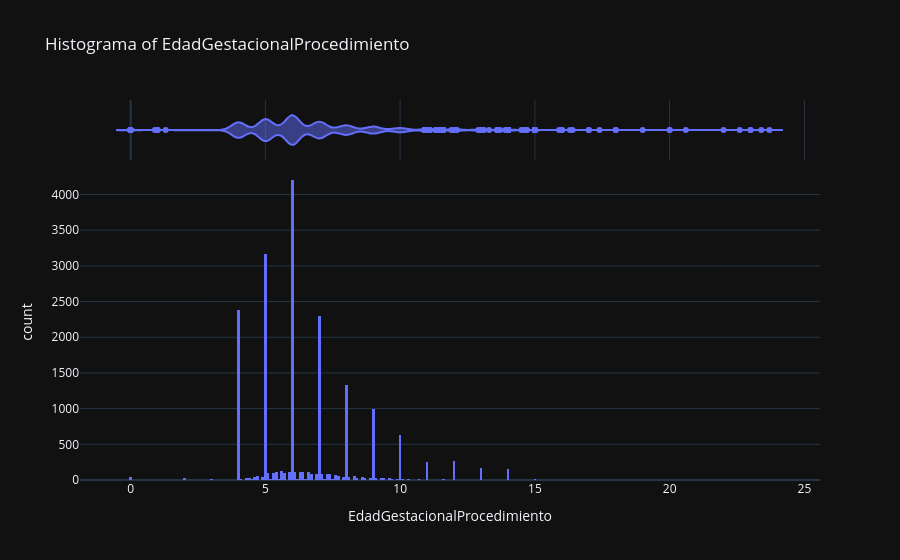
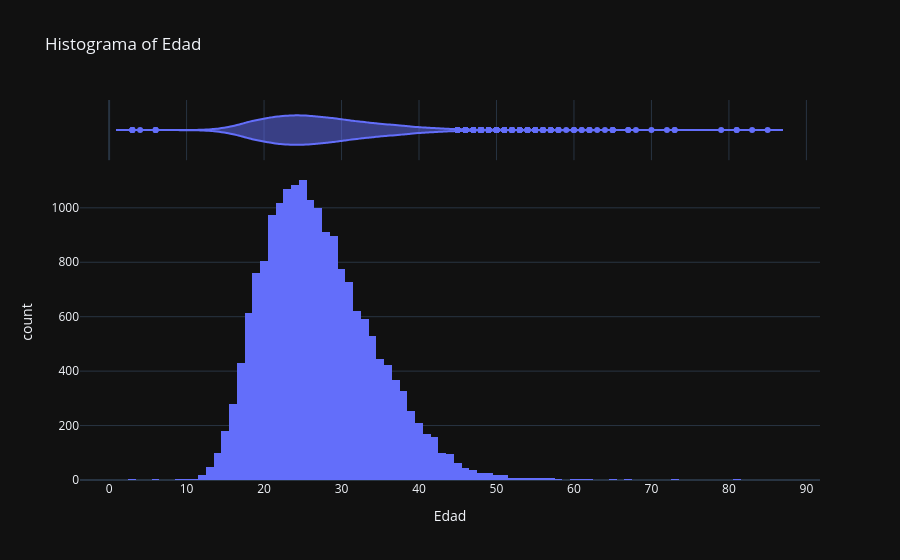
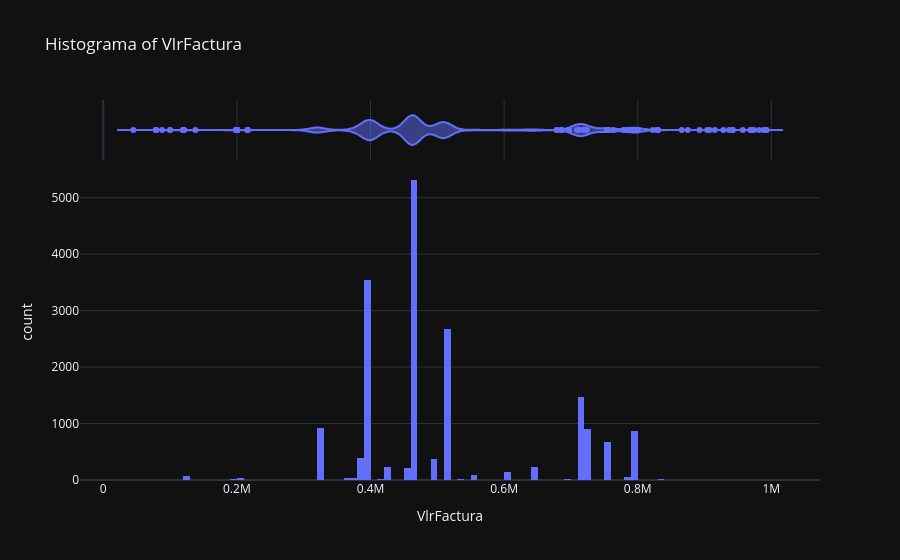

Notebook code for these charts, in order:
### Code cell
columns = ['EdadGestacionalProcedimiento','Edad','VlrFactura']

for column in columns:
    fig = px.histogram(df_mac,column, title=f'Histograma of {column}', marginal= 'violin')
    fig.show()

### Figure 1 — Plotly figure (JSON) as saved in the notebook; plotly's stock layout.template omitted (floating-point values rounded to 4 significant figures; data arrays with more than 128 entries replaced by an {"elided": "..."} marker saying what was removed)
{"data": [{"bingroup": "x", "hovertemplate": "EdadGestacionalProcedimiento=%{x}<br>count=%{y}<extra></extra>", "legendgroup": "", "marker": {"color": "#636efa", "pattern": {"shape": ""}}, "name": "", "orientation": "v", "showlegend": false, "type": "histogram", "x": {"elided": "18429 float values"}, "xaxis": "x", "yaxis": "y"}, {"hovertemplate": "EdadGestacionalProcedimiento=%{x}<extra></extra>", "legendgroup": "", "marker": {"color": "#636efa"}, "name": "", "scalegroup": "x", "showlegend": false, "type": "violin", "x": {"elided": "18429 float values"}, "xaxis": "x2", "yaxis": "y2"}], "layout": {"barmode": "relative", "legend": {"tracegroupgap": 0}, "title": {"text": "Histograma of EdadGestacionalProcedimiento"}, "xaxis": {"anchor": "y", "domain": [0, 1], "title": {"text": "EdadGestacionalProcedimiento"}}, "xaxis2": {"anchor": "y2", "domain": [0, 1], "matches": "x", "showgrid": true, "showticklabels": false}, "yaxis": {"anchor": "x", "domain": [0, 0.8316], "title": {"text": "count"}}, "yaxis2": {"anchor": "x2", "domain": [0.8416, 1], "matches": "y2", "showgrid": false, "showline": false, "showticklabels": false, "ticks": ""}}}

### Figure 2 — Plotly figure (JSON) as saved in the notebook; plotly's stock layout.template omitted (floating-point values rounded to 4 significant figures; data arrays with more than 128 entries replaced by an {"elided": "..."} marker saying what was removed)
{"data": [{"bingroup": "x", "hovertemplate": "Edad=%{x}<br>count=%{y}<extra></extra>", "legendgroup": "", "marker": {"color": "#636efa", "pattern": {"shape": ""}}, "name": "", "orientation": "v", "showlegend": false, "type": "histogram", "x": {"elided": "18429 float values"}, "xaxis": "x", "yaxis": "y"}, {"hovertemplate": "Edad=%{x}<extra></extra>", "legendgroup": "", "marker": {"color": "#636efa"}, "name": "", "scalegroup": "x", "showlegend": false, "type": "violin", "x": {"elided": "18429 float values"}, "xaxis": "x2", "yaxis": "y2"}], "layout": {"barmode": "relative", "legend": {"tracegroupgap": 0}, "title": {"text": "Histograma of Edad"}, "xaxis": {"anchor": "y", "domain": [0, 1], "title": {"text": "Edad"}}, "xaxis2": {"anchor": "y2", "domain": [0, 1], "matches": "x", "showgrid": true, "showticklabels": false}, "yaxis": {"anchor": "x", "domain": [0, 0.8316], "title": {"text": "count"}}, "yaxis2": {"anchor": "x2", "domain": [0.8416, 1], "matches": "y2", "showgrid": false, "showline": false, "showticklabels": false, "ticks": ""}}}

### Figure 3 — Plotly figure (JSON) as saved in the notebook; plotly's stock layout.template omitted (floating-point values rounded to 4 significant figures; data arrays with more than 128 entries replaced by an {"elided": "..."} marker saying what was removed)
{"data": [{"bingroup": "x", "hovertemplate": "VlrFactura=%{x}<br>count=%{y}<extra></extra>", "legendgroup": "", "marker": {"color": "#636efa", "pattern": {"shape": ""}}, "name": "", "orientation": "v", "showlegend": false, "type": "histogram", "x": {"elided": "18429 float values"}, "xaxis": "x", "yaxis": "y"}, {"hovertemplate": "VlrFactura=%{x}<extra></extra>", "legendgroup": "", "marker": {"color": "#636efa"}, "name": "", "scalegroup": "x", "showlegend": false, "type": "violin", "x": {"elided": "18429 float values"}, "xaxis": "x2", "yaxis": "y2"}], "layout": {"barmode": "relative", "legend": {"tracegroupgap": 0}, "title": {"text": "Histograma of VlrFactura"}, "xaxis": {"anchor": "y", "domain": [0, 1], "title": {"text": "VlrFactura"}}, "xaxis2": {"anchor": "y2", "domain": [0, 1], "matches": "x", "showgrid": true, "showticklabels": false}, "yaxis": {"anchor": "x", "domain": [0, 0.8316], "title": {"text": "count"}}, "yaxis2": {"anchor": "x2", "domain": [0.8416, 1], "matches": "y2", "showgrid": false, "showline": false, "showticklabels": false, "ticks": ""}}}
